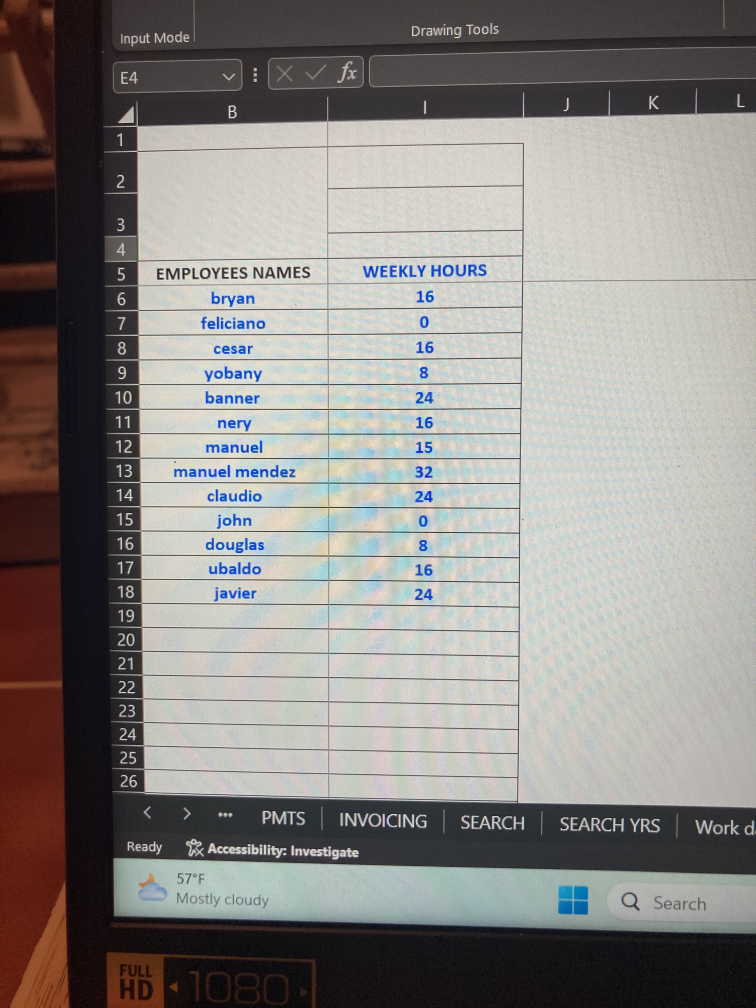
#> input picture hours2.jpg, 756 x 1008 px
$ python main.py hours2.jpg
#> lines starting #> are read from the running program, lines starting #| are printed output that depends on the picture; after the words box and inside, x2 and y2 are one past the last pixel; in counts of white or black regions, pixels touching at a corner belong together
#> further down, scanned is the input picture: shape (1008, 756, 3); mean B, G, R 132.5, 135.6, 138.8
### scanner.py
import cv2, pytesseract
import numpy as np
from PIL import Image


class Scanner:
    def __init__(self, min_area=10, text_color=(245, 0, 0)):
        self.min_area = min_area
        self.text_color = text_color

    def generate_timesheet(self, grouped_boxes, cropped, padding=4):
        timesheet = []
        for box in grouped_boxes:
            # cv2.rectangle(cropped, (box[0], box[1]), (box[2], box[3]), (0, 255, 0), 1)
            row = cropped[
                box[1] - padding : box[3] + padding,
                box[0] - padding : box[2] + padding,
            ]
            _, w = row.shape[:2]
            left = row[:, : w // 2]
            right = row[:, w // 2 :]

            img = Image.fromarray(left)
            img2 = Image.fromarray(right)
            numConf = " -l eng --oem 3 --psm 6 digits"
            letterConf = " -l eng --oem 3 --psm 3 -c tessedit_char_whitelist=abcdefghijklmnopqrstuvwxyz"
            name = pytesseract.image_to_string(img, config=letterConf)
            name = name.replace("\n", "")
            hours = pytesseract.image_to_string(img2, config=numConf)
            hours = hours.replace("\n", "")
            timesheet.insert(0, (name, hours))

        return timesheet

    def get_bbox(self, mask, erosion):
        erosion = Image.fromarray(erosion)
        bbox = erosion.getbbox()
        if bbox is not None:
            x1, y1, x2, y2 = bbox
            cropped = mask[y1 + 10 : y2 + 10, x1 - 10 : x2 - 10]

        contours, _ = cv2.findContours(
            cropped, cv2.RETR_EXTERNAL, cv2.CHAIN_APPROX_SIMPLE
        )
        filtered_contours = [
            cnt
            for cnt in contours
            if cv2.contourArea(cnt) > self.min_area
            and cnt[:, :, 1].min() > self.min_area
        ]
        # Draw bounding boxes around remaining contours to isolate rows of text
        cropped = cv2.cvtColor(cropped, cv2.COLOR_GRAY2BGR)
        # Group bounding boxes along the vertical axis
        grouped_boxes = []
        for contour in filtered_contours:
            x, y, w, h = cv2.boundingRect(contour)
            grouped = False
            for box in grouped_boxes:
                if abs(y - box[1]) < 20:  # adjust this threshold as needed
                    box[0] = min(box[0], x)
                    box[1] = min(box[1], y)
                    box[2] = max(box[2], x + w)
                    box[3] = max(box[3], y + h)
                    grouped = True
                    break
            if not grouped:
                grouped_boxes.append([x, y, x + w, y + h])

        return cropped, grouped_boxes

    def process(self, image):
        lower, upper = self._get_color_bounds(rgb_value=(245, 0, 0))
        image = image[: int(image.shape[0] * 0.85), :]
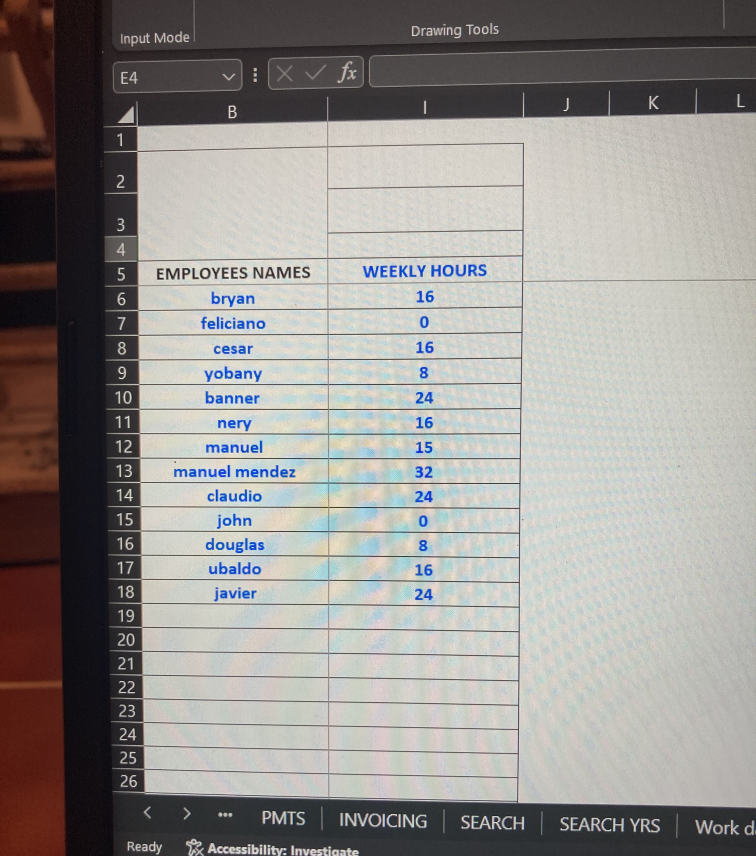
#> image: shape (856, 756, 3); mean of channels 0, 1, 2 143.4, 146.6, 149.8; drawn as B, G, R
        image = cv2.bilateralFilter(image, 11, 17, 17)
        thresh = cv2.threshold(image, 145, 255, cv2.THRESH_BINARY)[1]
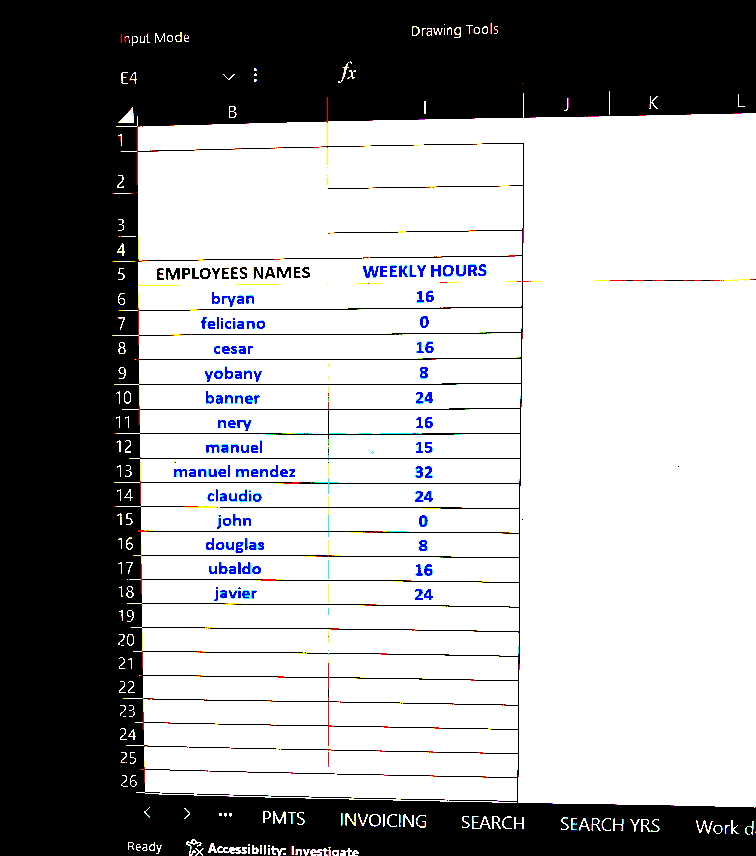
#> thresh: shape (856, 756, 3); mean of channels 0, 1, 2 162.5, 160.9, 160.9; drawn as B, G, R

        hsvImage = cv2.cvtColor(thresh, cv2.COLOR_BGR2HSV)
#> hsvImage: shape (856, 756, 3); mean H, S, V 1.2, 3.6, 163.5

        mask = cv2.inRange(hsvImage, lower, upper)
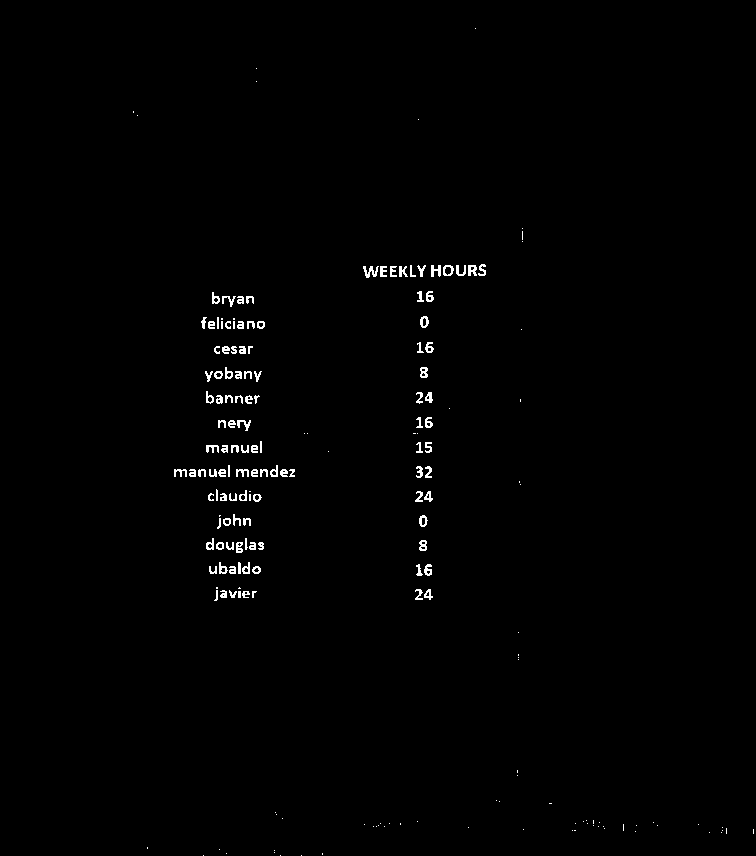
#> mask: shape (856, 756); 0.8% white in thin lines or dots, all inside (x1, y1, x2, y2) = (133, 28, 754, 856)

        binr = cv2.threshold(mask, 0, 255, cv2.THRESH_BINARY + cv2.THRESH_OTSU)[1]
        kernel = np.ones((2, 2), np.uint8)
        erosion = cv2.morphologyEx(mask, cv2.MORPH_OPEN, kernel, iterations=1)
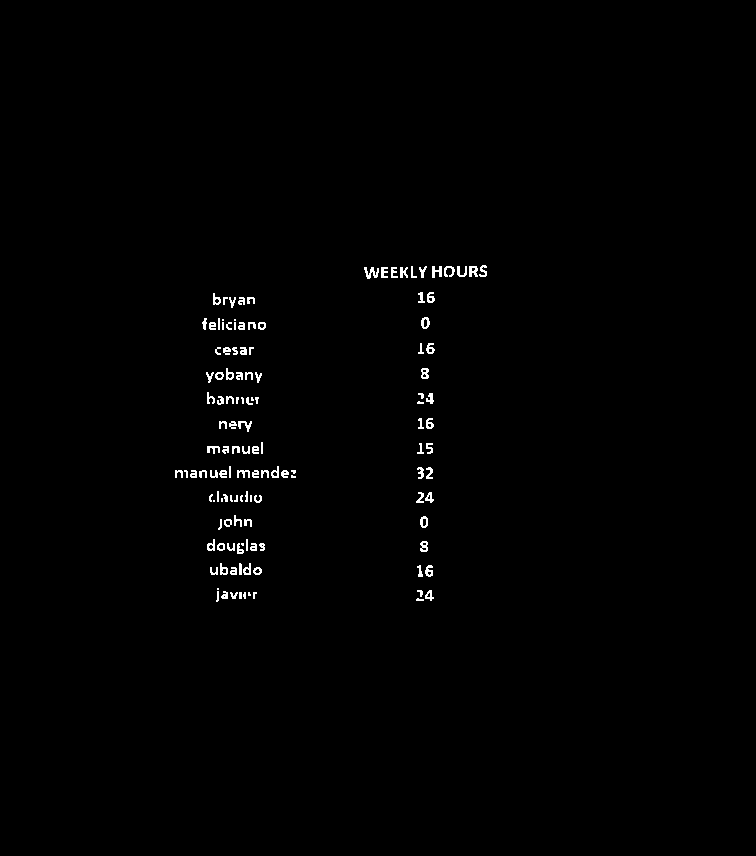
#> erosion: shape (856, 756); 0.76% white in thin lines or dots, all inside (x1, y1, x2, y2) = (175, 265, 487, 602)
        return mask, erosion

    def _get_color_bounds(self, rgb_value):
        c = np.uint8([[rgb_value]])
        hsvC = cv2.cvtColor(c, cv2.COLOR_BGR2HSV)

        lowerLimit = hsvC[0][0][0] - 10, 100, 100
        upperLimit = hsvC[0][0][0] + 10, 255, 255

        lowerLimit = np.array(lowerLimit, dtype=np.uint8)
        upperLimit = np.array(upperLimit, dtype=np.uint8)

        return lowerLimit, upperLimit

### main.py
from scanner import Scanner
from validator import OCRValidator

import pytesseract, argparse, cv2
import pandas as pd

pytesseract.pytesseract.tesseract_cmd = (
    "C:\\Program Files\\Tesseract-OCR\\tesseract.exe"
)


def csv_parser(timesheet, template_path, output_path):
    df = pd.read_csv(template_path)
    for first_name, hours in timesheet:
        row_index = df.loc[df["first_name"].str.lower() == first_name.lower()]

        # check if row_index is empty
        if row_index.empty:
            print(f"{first_name} not found in the dataframe")
            continue
        else:
            row_index = row_index.index[0]
        hours_index = df.columns.get_loc("regular_hours")

        df.iat[row_index, hours_index] = float(hours)

        reimbursement_index = df.columns.get_loc("reimbursement")
        df.iat[row_index, reimbursement_index] = 2 * float(hours)

    # overwrite df to csv
    df.to_csv(output_path, index=False)
    print("\n\nSuccess!")


def timesheet_adjuster(scanned_image):
    scanner = Scanner()
    mask, erosion = scanner.process(scanned_image)
    cropped, boxes = scanner.get_bbox(mask, erosion)
#> in get_bbox, `bbox = erosion.getbbox()`: bbox = (175, 265, 487, 602)
#> in get_bbox, `x1, y1, x2, y2 = bbox`: x1 = 175; y1 = 265; x2 = 487; y2 = 602
#> in get_bbox, `cropped = mask[y1 + 10 : y2 + 10, x1 - 10 : x2 - 10]`:
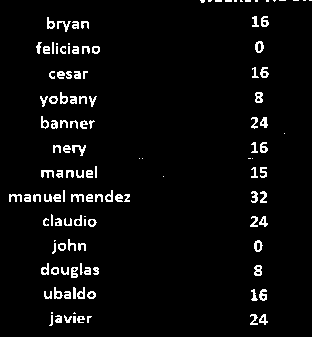
#> cropped: shape (337, 312); 4.3% white in thin lines or dots
#> in get_bbox, `contours, _ = cv2.findContours( cropped, cv2.RETR_EXTERNAL, cv2.CHAIN_..`: contours = 129 contours, 50 with area under 20; largest, box (x1, y1, x2, y2) and area: (255, 41, 264, 53) 72, (254, 240, 263, 252) 67, (255, 92, 263, 103) 61, (254, 265, 262, 276) 60, (54, 287, 63, 299) 52
#> in get_bbox, `filtered_contours = [ cnt for cnt in contours if cv2.contourArea(cnt) ..`: filtered_contours = 99 contours, 20 with area under 20; largest, box (x1, y1, x2, y2) and area: (255, 41, 264, 53) 72, (254, 240, 263, 252) 67, (255, 92, 263, 103) 61, (254, 265, 262, 276) 60, (54, 287, 63, 299) 52
#> in get_bbox, `cropped = cv2.cvtColor(cropped, cv2.COLOR_GRAY2BGR)`: cropped: shape (337, 312, 3); 4.3% white in thin lines or dots
#> the loop in get_bbox, `for contour in filtered_contours:` made 99 passes
#> (x, y, w, h) on passes 1, 3, 4, 5, 6, 7, 8, 9, 10, 11, 12, 13: (77, 316, 8, 7), (64, 315, 8, 8), (55, 315, 7, 8), (49, 315, 4, 11), (259, 314, 9, 11), (250, 314, 8, 11), (87, 291, 9, 8), (64, 291, 7, 8), (44, 291, 8, 8), (259, 289, 8, 12), (251, 289, 7, 12), (77, 287, 8, 12)
#> (contour, x, y, w, h) on passes 2, 36, 50, 58: ([[73, 316], [73, 322], [75, 322], [75, 316]], 73, 316, 3, 7), ([[51, 214], [51, 225], [52, 225], [52, 215]], 51, 214, 2, 12), ([[63, 190], [63, 201], [64, 201], [64, 190]], 63, 190, 2, 12), ([[95, 166], [95, 177], [96, 177], [96, 166]], 95, 166, 2, 12)
#> after the loop in get_bbox, `for contour in filtered_contours:`: box = [47, 16, 269, 32]; grouped_boxes = [[49, 314, 268, 326], [44, 287, 267, 301], [41, 263, 262, 278], [52, 239, 263, 254], [43, 214, 268, 227], [9, 190, 267, 203], [41, 166, 267, 178], [53, 142, 268, 156], [41, 116, 268, 129], [40, 92, 263, 107], [49, 67, 269, 79], [36, 41, 264, 54], [47, 16, 269, 32]]
#> boxes has the same summary as grouped_boxes in get_bbox
    timesheet = scanner.generate_timesheet(boxes, cropped)
#> the loop in generate_timesheet, `for box in grouped_boxes:` made 1 pass
#> (box, w, numConf) on pass 1: ([49, 314, 268, 326], 227, ' -l eng --oem 3 --psm 6 digits')
#> pass 1, in generate_timesheet, `row = cropped[ box[1] - padding : box[3] + padding, box[0] - padding :..`:
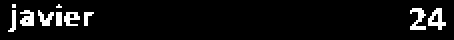
#> row: shape (20, 227, 3) (shown 2 times larger); 6.2% white in thin lines or dots, all inside (x1, y1, x2, y2) = (4, 2, 223, 16)
#> pass 1, in generate_timesheet, `right = row[:, w // 2 :]`:
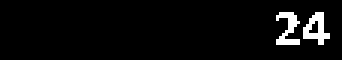
#> right: shape (20, 114, 3) (shown 3 times larger); 4.3% white in thin lines or dots, all inside (x1, y1, x2, y2) = (92, 4, 110, 15)
#> after the loop in generate_timesheet, `for box in grouped_boxes:`: timesheet = []
    print(timesheet)
    print("-" * 40)
    validator = OCRValidator(timesheet, cropped)
    validator.run()
    print(timesheet)

    return timesheet


if __name__ == "__main__":
    parser = argparse.ArgumentParser(description="automating hours entry through OCR")
    parser.add_argument(
        "ImagePath", help="Path to the image file", metavar="path", type=str
    )
    parser.add_argument(
        "--template", help="Path to the payroll template file", metavar="path", type=str
    )
    parser.add_argument("--output", help="output destination", metavar="path", type=str)
    args = parser.parse_args()

    if args.ImagePath is None:
        print("Usage: python scanner.py <image>")
        exit()
    else:
        scanned = cv2.imread(args.ImagePath, cv2.IMREAD_REDUCED_COLOR_4)

#> (the run stopped early here; a loop or call above may not have finished)
